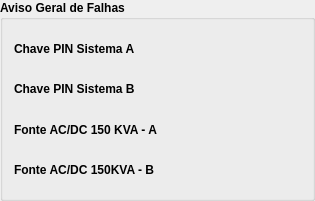
            <widget class="QGroupBox" name="groupBox_4">
             <property name="minimumSize">
              <size>
               <width>315</width>
               <height>201</height>
              </size>
             </property>
             <property name="maximumSize">
              <size>
               <width>315</width>
               <height>201</height>
              </size>
             </property>
             <property name="font">
              <font>
               <weight>75</weight>
               <bold>true</bold>
              </font>
             </property>
             <property name="title">
              <string>Aviso Geral de Falhas</string>
             </property>
             <layout class="QVBoxLayout" name="verticalLayout_78">
              <item>
               <layout class="QGridLayout" name="gridLayout_2">
                <item row="0" column="0">
                 <widget class="PyDMLabel" name="PyDMLabel_3">
                  <property name="toolTip">
                   <string/>
                  </property>
                  <property name="whatsThis">
                   <string/>
                  </property>
                  <property name="text">
                   <string>Chave PIN Sistema A</string>
                  </property>
                 </widget>
                </item>
                <item row="0" column="1">
                 <widget class="PyDMLed" name="led_pin_a">
                  <property name="toolTip">
                   <string/>
                  </property>
                  <property name="whatsThis">
                   <string/>
                  </property>
                  <property name="onColour">
                   <enum>QLed::Green</enum>
                  </property>
                  <property name="offColour">
                   <enum>QLed::Red</enum>
                  </property>
                 </widget>
                </item>
                <item row="1" column="0">
                 <widget class="PyDMLabel" name="PyDMLabel_4">
                  <property name="toolTip">
                   <string/>
                  </property>
                  <property name="whatsThis">
                   <string/>
                  </property>
                  <property name="text">
                   <string>Chave PIN Sistema B</string>
                  </property>
                 </widget>
                </item>
                <item row="1" column="1">
                 <widget class="PyDMLed" name="led_pin_b">
                  <property name="toolTip">
                   <string/>
                  </property>
                  <property name="whatsThis">
                   <string/>
                  </property>
                  <property name="onColour">
                   <enum>QLed::Green</enum>
                  </property>
                  <property name="offColour">
                   <enum>QLed::Red</enum>
                  </property>
                 </widget>
                </item>
                <item row="2" column="0">
                 <widget class="PyDMLabel" name="PyDMLabel_5">
                  <property name="toolTip">
                   <string/>
                  </property>
                  <property name="whatsThis">
                   <string/>
                  </property>
                  <property name="text">
                   <string>Fonte AC/DC 150 KVA - A</string>
                  </property>
                 </widget>
                </item>
                <item row="2" column="1">
                 <widget class="PyDMLed" name="led_power_supply_a">
                  <property name="toolTip">
                   <string/>
                  </property>
                  <property name="whatsThis">
                   <string/>
                  </property>
                  <property name="onColour">
                   <enum>QLed::Green</enum>
                  </property>
                  <property name="offColour">
                   <enum>QLed::Red</enum>
                  </property>
                 </widget>
                </item>
                <item row="3" column="0">
                 <widget class="PyDMLabel" name="PyDMLabel_6">
                  <property name="toolTip">
                   <string/>
                  </property>
                  <property name="whatsThis">
                   <string/>
                  </property>
                  <property name="text">
                   <string>Fonte AC/DC 150KVA - B</string>
                  </property>
                 </widget>
                </item>
                <item row="3" column="1">
                 <widget class="PyDMLed" name="led_power_supply_b">
                  <property name="toolTip">
                   <string/>
                  </property>
                  <property name="whatsThis">
                   <string/>
                  </property>
                  <property name="onColour">
                   <enum>QLed::Green</enum>
                  </property>
                  <property name="offColour">
                   <enum>QLed::Red</enum>
                  </property>
                 </widget>
                </item>
               </layout>
              </item>
             </layout>
            </widget>
